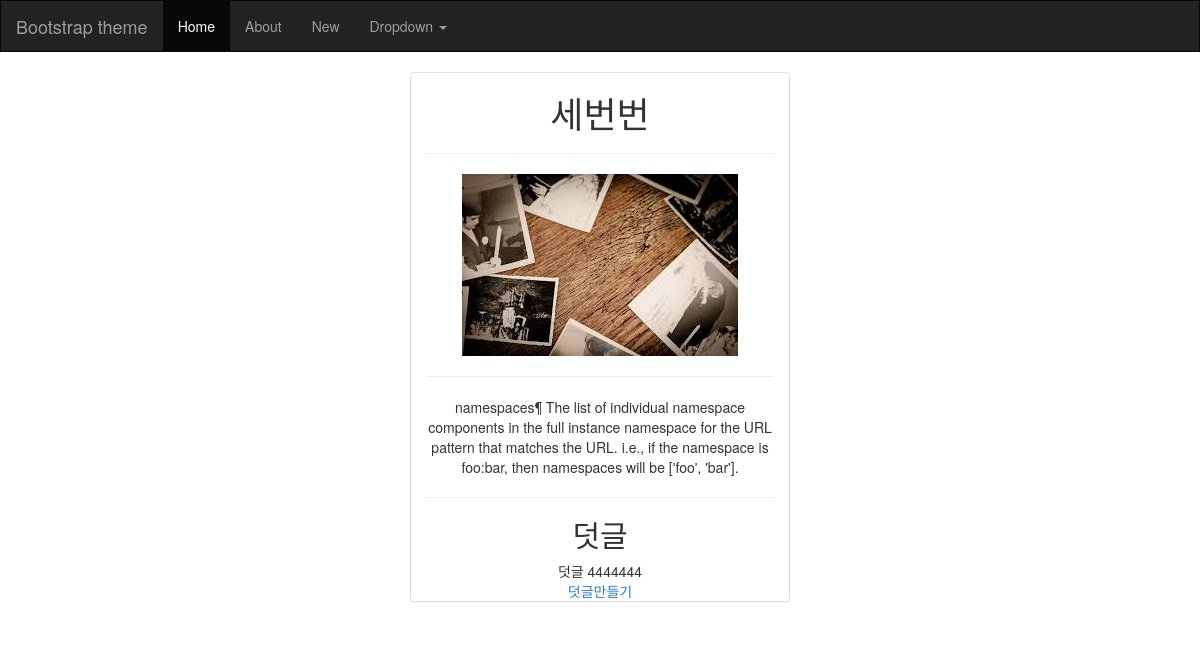
/blog/post/6/, run on the app's committed database.
### blog/models.py (models this page shows, shortened)
class Post(models.Model):
    title = models.CharField(max_length=200)
    content = models.TextField(max_length=400)
    image = models.ImageField()
    created_at = models.DateTimeField(auto_now_add=True)
    updated_at = models.DateTimeField(auto_now=True)

class Comment(models.Model):
    post = models.ForeignKey(Post)
    content = models.TextField(max_length=200)

### blog/views.py (the view)
# urls.py: url(r'^post/(?P<pk>\d+)/$', views.DetailView.as_view(), name="detail"),
class DetailView(generic.DetailView):
    model = Post
    template_name = "blog/detail.html"

### blog/templates/blog/detail.html
{% extends 'blog/base.html' %}
{% block body %}
<div class="row">
    <div class="container">
        <div class="panel panel-default col-sm-offset-4 col-sm-4">
            <h1>{{ post.title }}</h1><hr>
            <p><img src="{{ post.image.url }}"/><p><hr>
            <p>{{ post.content }}</p>
            <hr>
            <h2>덧글</h2>
            {% for comment in post.comment_set.all %}
            <div>
                {{ comment.content }}
            </div>
            {% endfor %}
            <a href="{% url 'blog:comment-create' post.pk %}">덧글만들기</a>
        </div>
    </div>
</div>
{% endblock %}

### blog/static/blog/style.css (style rules this page uses)
.panel { text-align: center; }

### data on the page
Post: title "세번번", image (picture), content "namespaces¶ The list of individual namespace components in the full instance namespace for the URL pattern that matches the URL. i.e., if the namespace is foo:bar, then namespaces will be ['foo', 'bar']."
Comment: content "덧글 4444444"
